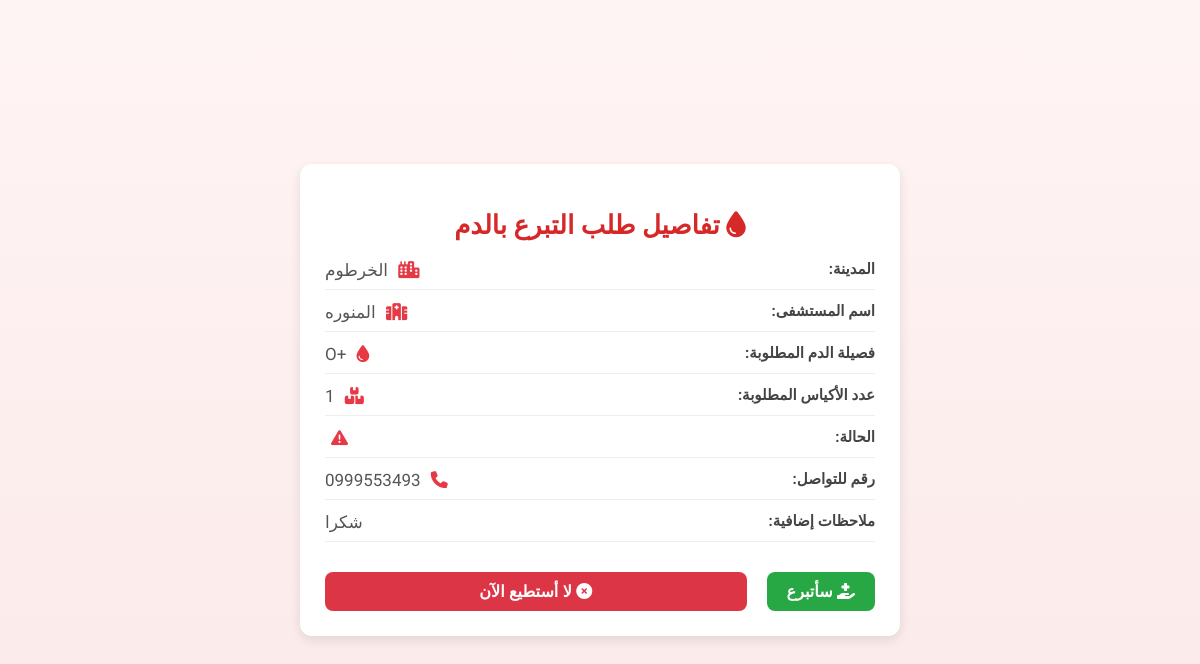
/details_request.php?id=1 (signed in), run on the app's committed database.
### tables this page shows
CREATE TABLE `blood_requests` (
  `id` int(11) NOT NULL,
  `hospital_name` varchar(100) DEFAULT NULL,
  `city` varchar(100) DEFAULT NULL,
  `blood_type` varchar(5) DEFAULT NULL,
  `bags` int(11) DEFAULT NULL,
  `contact_number` varchar(15) DEFAULT NULL,
  `notes` text DEFAULT NULL,
  `urgency` varchar(255) NOT NULL,
  `request_date` timestamp NULL DEFAULT current_timestamp(),
  `Create_by` varchar(255) NOT NULL DEFAULT 'Anamosa '
);

### details_request.php (the view, shortened to what this page needs)
<?php
require_once '../../Core/db.php';
$request_id = intval($_GET['id']);
$stmt = $conn->prepare("SELECT * FROM blood_requests WHERE id = ?");
$stmt->bind_param("i", $request_id);
$stmt->execute();
$result = $stmt->get_result();
$request = $result->fetch_assoc();
?>
<!DOCTYPE html>
<html lang="ar" dir="rtl">
<head>
    <link href="https://cdnjs.cloudflare.com/ajax/libs/font-awesome/6.5.0/css/all.min.css" rel="stylesheet">
    <link rel="stylesheet" href="../../Static/css/details_request.css">
</head>
<body>
    <div class="container">
        <h2><i class="fas fa-droplet"></i> تفاصيل طلب التبرع بالدم</h2>
        <div class="info-row">
            <div class="label">المدينة:</div>
            <div class="value"><i class="fas fa-city"></i> <?= htmlspecialchars($request['city']) ?></div>
        </div>
        <div class="info-row">
            <div class="label">اسم المستشفى:</div>
            <div class="value"><i class="fas fa-hospital"></i> <?= htmlspecialchars($request['hospital_name']) ?></div>
        </div>
        <div class="info-row">
            <div class="label">فصيلة الدم المطلوبة:</div>
            <div class="value"><i class="fas fa-tint"></i> <?= htmlspecialchars($request['blood_type']) ?></div>
        </div>
        <div class="info-row">
            <div class="label">عدد الأكياس المطلوبة:</div>
            <div class="value"><i class="fas fa-boxes-stacked"></i> <?= (int)$request['bags'] ?></div>
        </div>
        <div class="info-row">
            <div class="label">الحالة:</div>
            <div class="value" style="color: #d62828; font-weight: bold;">
                <i class="fas fa-triangle-exclamation"></i> <?= htmlspecialchars($request['urgency']) ?>
            </div>
        </div>
        <div class="info-row">
            <div class="label">رقم للتواصل:</div>
            <div class="value"><i class="fas fa-phone"></i> <?= htmlspecialchars($request['contact_number']) ?></div>
        </div>
        <div class="info-row">
            <div class="label">ملاحظات إضافية:</div>
            <div class="value"><?= nl2br(htmlspecialchars($request['notes'])) ?></div>
        </div>
        <div class="btns">
          <form method="POST" style="display:inline;">
    <button class="btn btn-yes" type="submit">
        <i class="fas fa-hand-holding-medical me-1"></i> سأتبرع
    </button>
</form>
            <button class="btn btn-no" onclick="alert('شكرًا لك! نتمنى مشاركتك في المستقبل.')"><i class="fas fa-times-circle me-1"></i> لا أستطيع الآن</button>
        </div>
    </div>
</body>
</html>

### Static/css/details_request.css (style rules this page uses)
* { box-sizing: border-box; }
body { font-family: 'Cairo', sans-serif; background: linear-gradient(to bottom, #fff4f4, #fbe9e9); margin: 0; padding: 20px; display: flex; justify-content: center; align-items: center; min-height: 100vh; }
.container { width: 100%; max-width: 700px; background-color: white; border-radius: 16px; padding: 30px; box-shadow: 0 8px 24px rgba(0, 0, 0, 0.1); }
h2 { color: #d62828; margin-bottom: 25px; text-align: center; font-size: 26px; }
.info-row { margin-bottom: 15px; padding-bottom: 12px; border-bottom: 1px solid #eee; }
.label { font-weight: bold; color: #555; font-size: 15px; margin-bottom: 3px; }
.value { color: #222; font-size: 17px; }
.value i { color: #e63946; margin-left: 6px; }
.btns { display: flex; gap: 15px; margin-top: 30px; flex-wrap: wrap; }
.btn { flex: 1; padding: 14px; border: none; border-radius: 10px; font-size: 17px; font-weight: bold; cursor: pointer; transition: all 0.3s ease; }
.btn-yes { background-color: #d62828; color: white; }
.btn-no { background-color: #ddd; color: #333; }

### details_request.php (style rules this page uses)
body { font-family: 'Cairo', sans-serif; background-color: #f9f9f9; padding: 20px; }
.container { max-width: 600px; background-color: white; padding: 25px; border-radius: 12px; box-shadow: 0 4px 12px rgba(0, 0, 0, 0.1); margin: auto; }
h2 { color: #d62828; text-align: center; margin-bottom: 20px; }
.info-row { display: flex; justify-content: space-between; margin: 12px 0; border-bottom: 1px solid #eee; padding-bottom: 8px; }
.label { font-weight: bold; color: #444; }
.value { color: #555; }
.btns { display: flex; justify-content: center; gap: 20px; margin-top: 30px; }
.btn { padding: 10px 20px; font-size: 16px; border: none; border-radius: 8px; cursor: pointer; color: white; }
.btn-yes { background-color: #28a745; }
.btn-no { background-color: #dc3545; }

### data on the page
blood_requests: city "الخرطوم", hospital_name "المنوره", blood_type "+O", bags "1", contact_number "0999553493", notes "شكرا"
